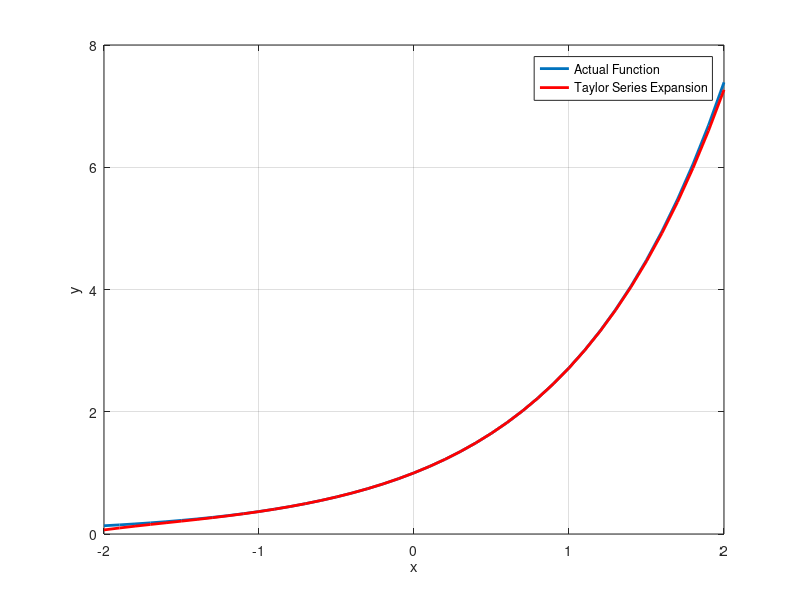

The MATLAB source for this figure:
clear
clc
close all

%%%Create an x vector

x = -2:0.1:2;

y = exp(x);

fig = figure();
set(fig,'color','white')
plot(x,y,'LineWidth',2)
grid on
xlabel('x')
ylabel('y')


%%%%Use my x vector and create a y estimate using the Taylor Series
%%%%expansion
N = 5;
yest = 0*y;
for n = 0:N
    yest = yest + (x.^n)./factorial(n);
end

hold on
plot(x,yest,'r-','LineWidth',2)
legend('Actual Function','Taylor Series Expansion')